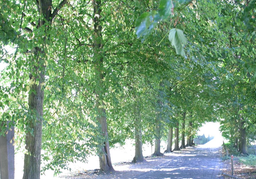
#> input picture traindata/img1(1).ppm, 256 x 179 px, shrunk from 1000 x 700 before the run, found by its file name; its folder holds only this picture in this run
$ python main.py
#> lines starting #> are read from the running program, lines starting #| are printed output that depends on the picture
### sift.py
import math
import cv2 as cv
import matplotlib.pyplot as plt
import numpy as np
import os
os.path
os.chdir('E:\pycharmfile\opencv')

def mkG(img,n):
   # 制造金字塔
    Gspace=[]
    g=img.copy()
    Gspace.append(g)
    for i in range(n):
        g = cv.pyrDown(g)
        Gspace.append(g)
    return Gspace


def mkDOGandAnglespace(img,segma,n):
    #先制造高斯空间，然后逐层相减制造差分高斯空间(DOG)，以及返回第三次迭代产生的空间用于角度计算
    DOGspace=[]
    Gspace=[]
    old_g=[]
    for i in range(n):
        g=img.copy()
        # m 为尺度空间的尺度
        m = int(2**0.5*segma*(i+1)+1)
        if m % 2==0: m+=1
        #利用他的可分性，在x，y方向分别高斯模糊代替二维高斯模糊降低计算量
        g = cv.GaussianBlur(img,(m,1),0)
        g = cv.GaussianBlur(g,(1,m),0)
        if i==0 :
            old_g=g
            continue
        DOGspace.append( cv.absdiff(g,old_g) )
        old_g = g
        if i==2:
            Gspace=g
    return DOGspace,Gspace


def FindKeypoint(space):
    #寻找关键点，以下赋予数字的地方指的是不考虑边缘点
    #以及尺度空间的顶层和底层
    Keypoint = []
    shape=[len(space),len(space[0]),len(space[0][0])]
    for i in range(1,shape[0]-1):
        for j in range(5,shape[1]-6):
            for k in range(5,shape[2]-6):
                if ifkeypoint(i,j,k,space,shape) and ifedge(i,j,k,space):
                    Keypoint.append([i,j,k])
    return Keypoint


def ifkeypoint(i,j,k,space,shape):
    #判断是否是极值点
    dx=[0,1,-1]
    dy=[0,1,-1]
    dz=[0,1,-1]
    flag=0
    dnow=space[i][j][k]
    for ix in range(3):
        for iy in range(3):
            for iz in range(3):
                if flag==0 :
                    flag=1
                    continue
                if space[i+dx[ix]][j+dy[iy]][k+dz[iz]] >= dnow :
                    return False
    return True


def ifedge(i,j,k,space):
    #判断是否是可去边缘点
    #我们知道边缘点是非常容易产生极值的但有些边缘点不具有特征，故我们将其去除
    dx=space[i][j+1][k]+space[i][j+1][k-1]+space[i][j+1][k+1]
    -(space[i][j-1][k]+space[i][j-1][k-1]+space[i][j-1][k+1])
    dx=abs(dx)
    dy=space[i][j+1][k+1]+space[i][j][k+1]+space[i][j-1][k+1]
    -(space[i][j+1][k-1]+space[i][j][k-1]+space[i][j-1][k-1])
    dy=abs(dy)
    if dy==0 or dx==0: return False
    t=1.0*dx/dy
    if t<10 and t>0.1:
        return True
    else :
        return False


# [5 lines left out: function showpic, not called in this run]


def angel(Keypoint,space):
    #求取关键点的方向
    i,j,k=Keypoint
    Aspace=space[j-4:j+5,k-4:k+5]
    #求取该方向向量的模
    sobelx=cv.Sobel(Aspace,cv.CV_64F,1,0,ksize=3)
    sobely=cv.Sobel(Aspace,cv.CV_64F,0,1,ksize=3)
    a=sobelx*sobelx
    b=sobely*sobely
    m=a+b
    m=m**0.5
    m=cv.GaussianBlur(m,(9,9),0)
    outm=m[4,4]
    c=a+b
    outa=np.zeros(8)
    #求角度
    for idxj in range(9):
        for idxk in range(9):
            dx=sobelx[idxj,idxk]
            dy=sobely[idxj,idxk]
            nowang=0
            if dx==0 or dy==0:
                continue
            elif dx==0 and dy!=0:
                nowang=0.5*np.pi if dy>0 else 1.5*np.pi
            elif dx!=0 and dy==0:
                nowang=1*np.pi if dx<0 else 0
            else :
                nowang=np.arctan(dy/dx)
                if dx<0: nowang+=np.pi
            angidx=int(round(nowang/(0.25*np.pi)))
            outa[angidx % 8]+=1
    outangle=outa.argmax()
    return outm,outangle


def getfeature(space,vecangle,Keypoint):
    #求取特征向量
    #旋转坐标轴以实现旋转不变性
    i,j,k=Keypoint
    trans=np.zeros((2,2))
    trans[0,0]=np.cos(vecangle*np.pi/4)
    trans[1,1]=np.cos(vecangle*np.pi/4)
    trans[0,1]=-np.sin(vecangle*np.pi/4)
    trans[1,0]=np.sin(vecangle*np.pi/4)
    #获得附近点
    Aspace = space[j-4:j+5,k-4:k+5]
    locate=np.zeros((2,1))
    features=np.zeros((4,4,8))
    for x in range(-4,5):
        for y in range(-4,5):
            locate[0][0]=x
            locate[1][0]=y
            locate=np.matmul(trans,locate)
            newx=locate[0,0]
            newy=locate[1,0]
            if newx<-2 or newx>=2 or newy<-2 or newy>=2: continue
            newx=math.floor(newx)
            newy=math.floor(newy)
            #计算八方向梯度
            #以 0，1，2排序
            #   3， ，4
            #   5，6，7
            #以在原图的方向减去旋转的角度得到
            dx=[1,0,-1]
            dy=[1,0,-1]
            idx=0
            for a in dx:
                for b in dy:
                    if a==0 and b==0 : continue

                    dd= int(Aspace[newx+4+a,newy+4+b])-int(Aspace[newx+4,newy+4])
                    features[newx+2][newy+2][idx]=dd
                    idx+=1
    return features.reshape(-1)


def showpoint(Keypoint,img):
    for point in Keypoint:
        cv.circle(img,(point[1],point[2]), 3, (0,0,255), 1)


def sift(img_path):
    #sift特征提取
    img=cv.imread(img_path)
    img = cv.cvtColor(img,cv.COLOR_BGR2GRAY)
    space = mkG(img,7)
    G_DOGspace = []
    g=img.copy()
    idx=1
    res=[]
    kp=[]
    for pic in space:
        DOGspace,Aspace=mkDOGandAnglespace(pic,5,7)
        Keypoints = FindKeypoint(DOGspace)
        kp.append(Keypoints)
        for point in Keypoints:
            vecm,vecagle = angel(point,Aspace)
            feature= getfeature(Aspace,vecagle,point)
            res.append(feature)
    return kp,res

### kmeans.py
import numpy as np
# [9 lines left out: function caldis, not called in this run]
def kmeans(dataset,k):
    #实现kmeans聚类
    lenofdata=dataset.shape[0]
    np.random.shuffle(dataset)
    i=0
    lenofx=dataset.shape[1]
    center=np.copy(dataset[:k,:])
    newcenter=np.array([])
    divide=[[i] for i in range(k)]
    flag=0
    while 1 :

        newcenter=newcenter.tolist()
        if flag==0:
            starti=k
            flag=1
        else :
            starti=0
            divide=[[]for i in range(k)]
            newcenter=[]
        for i in range(starti,lenofdata):
            #计算距离
            dividx=caldis(dataset[i],center)
            divide[dividx].append(i)
        #判断分类是否合适，合适则停止否则继续
        for line in divide:
            sumd=0
            cnt=0
            for d in line:
                sumd=dataset[d]+sumd
                cnt+=1
            newcenter.append(sumd/cnt)
        newcenter=np.array(newcenter)
        bias=newcenter-center
        bias=bias**2
        bias=bias.sum(0)
        bias=bias.sum(0)
        bias=bias**0.5
        center=center**2
        center=center.sum(0)
        center=center.sum(0)
        center=center**0.5
        #当误差小于0.05时返回，视实际需求可调整
        if bias/center<0.03: break
        else : center=newcenter
    return newcenter,divide

### main.py
import sift
import kmeans
import os
import cv2 as cv
import numpy as np
import operator
import matplotlib.pyplot as plt
def extract_features(image_paths):
    Features = []  # 所有图像的所有sift descriptor的列表
    for i, image_path in enumerate(image_paths):
        img = cv.imread(image_path)
#> img is the input picture: shape (179, 256, 3); mean B, G, R 122.6, 153.9, 121.6
        gray = cv.cvtColor(img, cv.COLOR_RGB2GRAY)
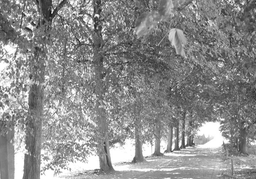
#> gray: shape (179, 256); min 16, max 255, mean 140.9
        kp, img_des = sift.sift(image_path)
#> the loop in mkG, `for i in range(n):` made 7 passes
#> g on pass 7: [[140, 132], [147, 138]]
#> pass 1, in mkG, `g = cv.pyrDown(g)`:
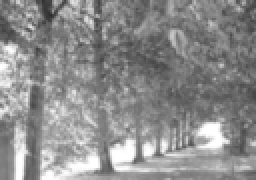
#> g: shape (90, 128) (shown 2 times larger); min 45, max 255, mean 140.8
#> pass 2, in mkG, `g = cv.pyrDown(g)`:
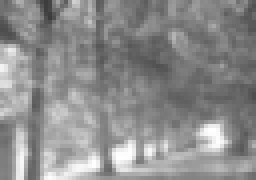
#> g: shape (45, 64) (shown 4 times larger); min 59, max 255, mean 140.8
#> pass 3, in mkG, `g = cv.pyrDown(g)`:
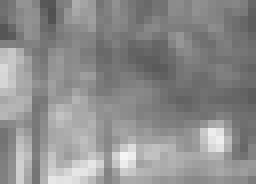
#> g: shape (23, 32) (shown 8 times larger); min 81, max 245, mean 141.2
#> after the loop in mkG, `for i in range(n):`: Gspace = 8 items
#> the loop in sift, `for pic in space:` made 8 passes
#> shape in FindKeypoint on pass 1: [6, 179, 256]
#> pass 1, in sift, `DOGspace,Aspace=mkDOGandAnglespace(pic,5,7)`:
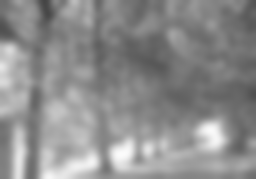
#> Aspace: shape (179, 256); min 69, max 251, mean 140.7
#> pass 2, in sift, `DOGspace,Aspace=mkDOGandAnglespace(pic,5,7)`:
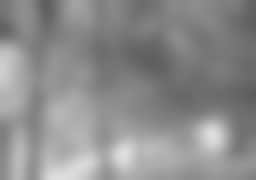
#> Aspace: shape (90, 128) (shown 2 times larger); min 93, max 223, mean 140.8
#> pass 3, in sift, `DOGspace,Aspace=mkDOGandAnglespace(pic,5,7)`:
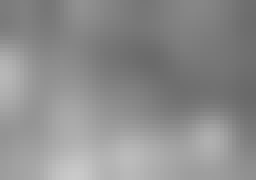
#> Aspace: shape (45, 64) (shown 4 times larger); min 105, max 202, mean 141
        Features.append(img_des)
    return Features
def getdata(root_dir):
    #从一个文件夹中获取所有文件的路径，在本项目中是图片
    traind=[]
    for root,dirs,files in os.walk(root_dir):
        for f in files:
            fpath=root
            fpath+="\\"
            fpath+=f
            traind.append(fpath)
    return traind
# [46 lines left out: functions featuretoword, classify0, showres, not called in this run]


if __name__ == "__main__":
    if os.path.exists("Features.npy"):
        #如果未提取过训练集的sift特征则提取
        pass
    else :
        root_dir="traindata"
        trainDataset=getdata(root_dir)
        Features=extract_features(trainDataset)
        np.save("Features.npy",Features)
    Features=np.load("Features.npy",allow_pickle=True)
    if os.path.exists("center.npy"):
        #如果未进行kmeans聚类则进行
        pass
    else :
        tempf=[]
        for img in Features:
            for feature in img:
                tempf.append(feature)
        tempf=np.array(tempf)
        center,_=kmeans.kmeans(tempf,1000)
#> (the run stopped early here; a loop or call above may not have finished)
